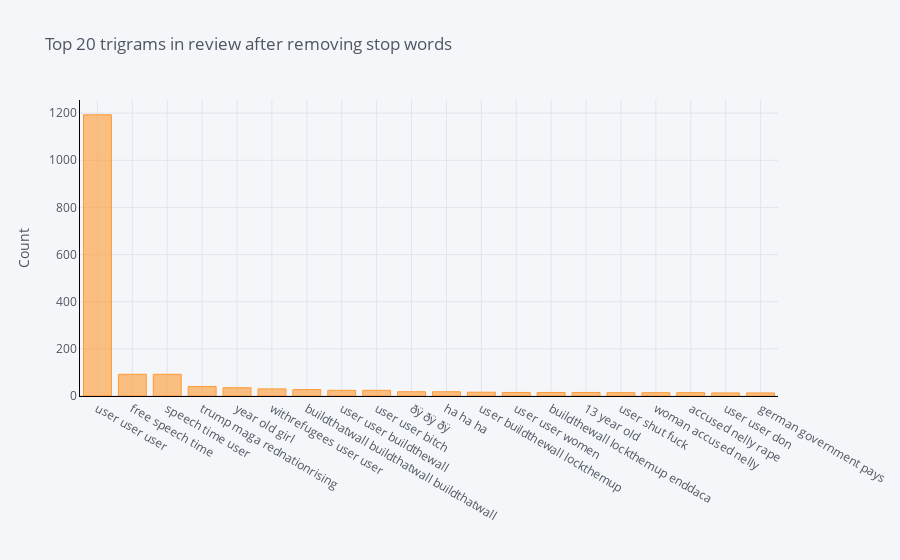

The cell this chart's notebook holds for it:
### Code cell
df6.groupby('ReviewText').sum()['count'].sort_values(ascending=False).iplot(
    kind='bar', yTitle='Count', linecolor='black', title='Top 20 trigrams in review after removing stop words')

### Figure 1 — Plotly figure (JSON) as saved in the notebook; plotly's stock layout.template omitted (floating-point values rounded to 4 significant figures)
{"data": [{"name": "count", "text": "", "y": [1193, 92, 92, 40, 35, 30, 27, 24, 24, 18, 18, 16, 15, 15, 15, 14, 14, 14, 13, 13], "marker": {"color": "rgba(255, 153, 51, 0.6)", "line": {"color": "rgba(255, 153, 51, 1.0)", "width": 1}}, "x": ["user user user", "free speech time", "speech time user", "trump maga rednationrising", "year old girl", "withrefugees user user", "buildthatwall buildthatwall buildthatwall", "user user buildthewall", "user user bitch", "ðÿ ðÿ ðÿ", "ha ha ha", "user buildthewall lockthemup", "user user women", "buildthewall lockthemup enddaca", "13 year old", "user shut fuck", "woman accused nelly", "accused nelly rape", "user user don", "german government pays"], "type": "bar", "orientation": "v"}], "layout": {"title": {"text": "Top 20 trigrams in review after removing stop words", "font": {"color": "#4D5663"}}, "paper_bgcolor": "#F5F6F9", "plot_bgcolor": "#F5F6F9", "yaxis": {"tickfont": {"color": "#4D5663"}, "title": {"text": "Count", "font": {"color": "#4D5663"}}, "showgrid": true, "zerolinecolor": "#E1E5ED", "gridcolor": "#E1E5ED", "linecolor": "black"}, "xaxis": {"tickfont": {"color": "#4D5663"}, "title": {"text": "", "font": {"color": "#4D5663"}}, "showgrid": true, "zerolinecolor": "#E1E5ED", "gridcolor": "#E1E5ED", "linecolor": "black"}, "legend": {"bgcolor": "#F5F6F9", "font": {"color": "#4D5663"}}}}
